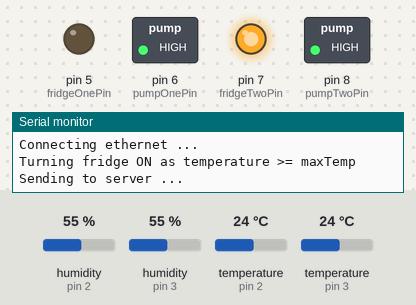
The sketch below on a simulated Arduino Uno, built with avr-gcc and run on an emulated ATmega328P. Shown: switched loads named in the sketch (green lamp = pin HIGH), output pins drawn as LEDs (lit = HIGH), the last lines printed to the serial monitor. The inputs (shaded band) are chosen by the test bench; at power-on: temperature (sensors on pin 2, pin 3) 24 °C, humidity (sensors on pin 2, pin 3) 55 %. WiFi joins after 1.5 s; servers stay silent unless stated.

Above: at 1.7 s.
1.8 s: temperature (sensor on pin 2) set to 8.5 °C
At 12.4 s:
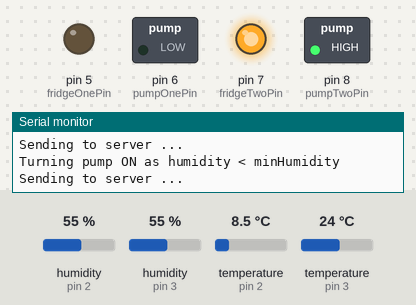
12.7 s: temperature (sensor on pin 2) set to 7.2 °C
At 23.1 s:
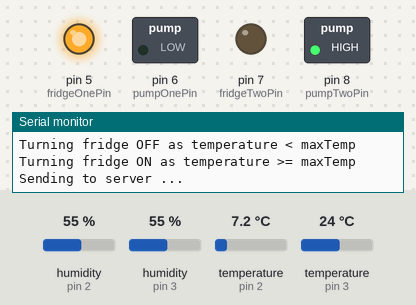
23.4 s: temperature (sensor on pin 3) set to 5.4 °C
34.1 s: temperature (sensor on pin 3) set to 4.4 °C
At 44.0 s:
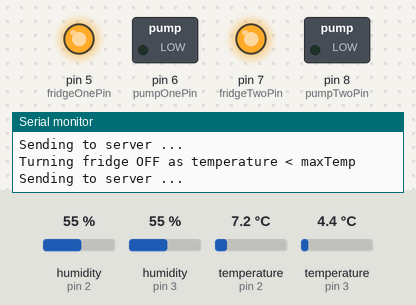
44.8 s: temperature (sensor on pin 2) set to 14.4 °C
55.5 s: temperature (sensor on pin 2) set to 15.3 °C
At 66.0 s:
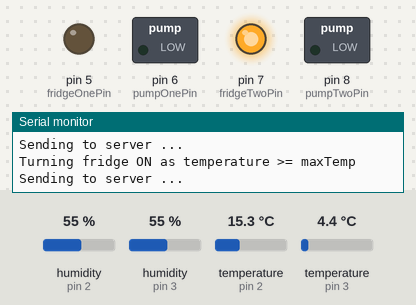
Timing chart, 0 to 67.3 s (numbered marks = the images above; inputs shaded):
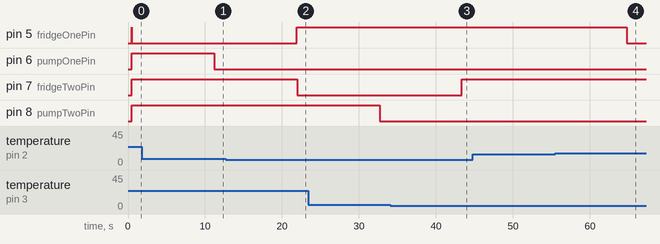

Measured:
- the behaviour switches between 8 and 7.9 °C on temperature (sensor on pin 2) (found by bisection; images 1 and 2)
- the behaviour switches between 5 and 4.9 °C on temperature (sensor on pin 3) (found by bisection; images 2 and 3)
- the behaviour switches between 14.9 and 15 °C on temperature (sensor on pin 2) (found by bisection; images 3 and 4)
- after the input at 12.7 s, pin 5 (fridgeOnePin): LOW → HIGH after 9.2 s
- after the input at 34.1 s, pin 7 (fridgeTwoPin): LOW → HIGH after 9.3 s
- after the input at 55.5 s, pin 5 (fridgeOnePin): HIGH → LOW after 9.3 s

The sketch:

cheeseFridgeWithDatabase.ino
```cpp
#include "DHT.h"
#include <SPI.h>
#include <Ethernet.h>

// Sensor setup
DHT dhtOne(2, DHT22);
DHT dhtTwo(3, DHT22);

// Ethernet setup
byte mac[] = { 0xDE, 0xAD, 0xBE, 0xEF, 0xFE, 0xED };
IPAddress ip(192, 168, 1, 99);
EthernetClient client;
IPAddress dbIP(192, 168, 1, 65);
const int dbPort = 7777;

// Time interval
const long interval = 10000;

// Relay pins
const int fridgeOnePin = 5;
const int pumpOnePin = 6;
const int fridgeTwoPin = 7;
const int pumpTwoPin = 8;

// Min / max temperatures and humidity
const float minTemp1 = 8;
const float maxTemp1 = 15;
const float minHumidity1 = 80;
const float maxHumidity1 = 95;
const float minTemp2 = 5;
const float maxTemp2 = 10;
const float minHumidity2 = 90;
const float maxHumidity2 = 95;

void setup()
{
  Serial.begin(9600);

  // Initialise ethernet
  startEthernet();

  // Initialise sensors
  dhtOne.begin();
  dhtTwo.begin();

  // Initialise everything to OFF (HIGH)
  pinMode(fridgeOnePin, OUTPUT);
  digitalWrite(fridgeOnePin, HIGH);
  pinMode(pumpOnePin, OUTPUT);
  digitalWrite(pumpOnePin, HIGH);
  pinMode(fridgeTwoPin, OUTPUT);
  digitalWrite(fridgeTwoPin, HIGH);
  pinMode(pumpTwoPin, OUTPUT);
  digitalWrite(pumpTwoPin, HIGH);
}

void loop()
{
  // Read sensor data
  float currentHumidity1  = dhtOne.readHumidity();
  float currentTemp1 = dhtOne.readTemperature();
  float currentHumidity2 = dhtTwo.readHumidity();
  float currentTemp2 = dhtTwo.readTemperature();

  // Check temperatures and humidity, switching on where necessary
  // Only switch one thing on per interval
  boolean justSwitchedOn = false;
  justSwitchedOn = checkTemperature(fridgeOnePin, currentTemp1, minTemp1, maxTemp1);
  if (!justSwitchedOn)  { justSwitchedOn = checkHumidity(pumpOnePin, currentHumidity1, minHumidity1, maxHumidity1);  }
  if (!justSwitchedOn)  { justSwitchedOn = checkTemperature(fridgeTwoPin, currentTemp2, minTemp2, minTemp2);  }
  if (!justSwitchedOn)  { checkHumidity(pumpTwoPin, currentHumidity2, minHumidity2, maxHumidity2);  }

  // Send to server if available, otherwise write to log
  sendData(currentTemp1, currentHumidity1, currentTemp2, currentHumidity2);

  delay(interval);
}

boolean checkTemperature(int fridgePin, float temperature, float minTemp, float maxTemp)
{
  // Figure out what to do with fridge
  if (temperature >= maxTemp && digitalRead(fridgePin) == HIGH)
  {
    Serial.println(F("Turning fridge ON as temperature >= maxTemp"));
    // Temperature above maximum, fridge pin HIGH (i.e. off)
    digitalWrite(fridgePin, LOW);
    return true;
  }
  else if (temperature < minTemp && digitalRead(fridgePin) == LOW)
  {
    Serial.println(F("Turning fridge OFF as temperature < maxTemp"));
    // Temperature below minimum, fridge pin LOW (i.e. on)
    digitalWrite(fridgePin, HIGH);
  }
  return false;
}

boolean checkHumidity(int pumpPin, float humidity, float minHumidity, float maxHumidity)
{
  if (humidity < minHumidity && digitalRead(pumpPin) == HIGH)
  {
    // Humidity below minimum, pump pin HIGH (i.e. off)
    Serial.println(F("Turning pump ON as humidity < minHumidity"));
    digitalWrite(pumpPin, LOW);
    return true;
  }
  else if (humidity >= maxHumidity && digitalRead(pumpPin) == LOW)
  {
    Serial.println(F("Turning pump OFF as humidity >= maxHumidity"));
    // Humidity above maximum, pump pin LOW (i.e. on)
    digitalWrite(pumpPin, HIGH);
  }
  return false;
}

void sendData(float currentTemp1, float currentHumidity1, float currentTemp2, float currentHumidity2)
{
  // Don't do anything if junk data
  if (isnan(currentTemp1) || isnan(currentHumidity1) || isnan(currentTemp2) || isnan(currentHumidity2))
  {
    Serial.println(F("Received invalid data from sensor"));
  }

  // Send data to server
  if (client.connect(dbIP, dbPort) == 1)
  {
    Serial.println(F("Sending to server ..."));
    char dataString[32], strTemp1[6], strTemp2[6], strHumidity1[6], strHumidity2[6];
    int fridgeOne = 0, fridgeTwo = 0, pumpOne = 0, pumpTwo = 0;

    // sprintf doesn't support floats
    dtostrf(currentTemp1, 4, 2, strTemp1);
    dtostrf(currentTemp2, 4, 2, strTemp2);
    dtostrf(currentHumidity1, 4, 2, strHumidity1);
    dtostrf(currentHumidity2, 4, 2, strHumidity2);

    // Relay is HIGH when it's off, LOW when it's on
    if (digitalRead(fridgeOnePin) == LOW)  { fridgeOne = 1;  }
    if (digitalRead(pumpOnePin) == LOW)    { pumpOne = 1;    }
    if (digitalRead(fridgeTwoPin) == LOW)  { fridgeTwo = 1;  }
    if (digitalRead(pumpTwoPin) == LOW)    { pumpTwo = 1;    }

    sprintf(dataString, "%s,%d,%s,%d,%s,%d,%s,%d", strTemp1, fridgeOne, strHumidity1, pumpOne, strTemp2, fridgeTwo, strHumidity2, pumpTwo);
    client.println(dataString);
    delay(500);
    client.stop();
  }
  else
  {
     Serial.println(F("Could not connect to server"));
     startEthernet();
  }
}

void startEthernet()
{
  Serial.println(F("Connecting ethernet ..."));
  Ethernet.begin(mac, ip);
  delay(500);
}
```
